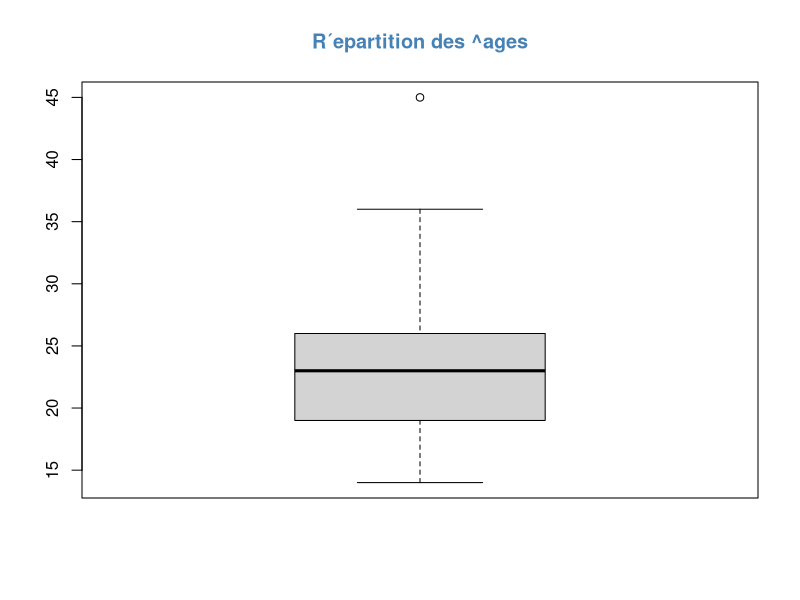
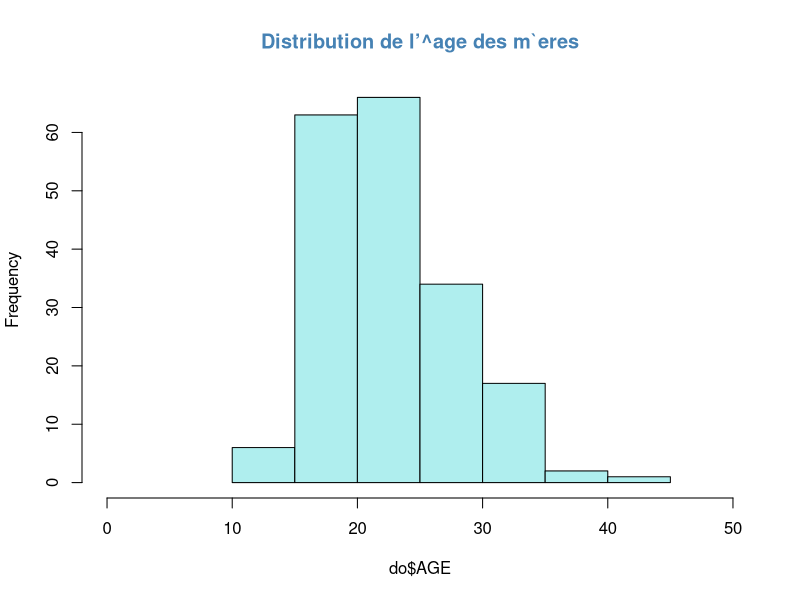
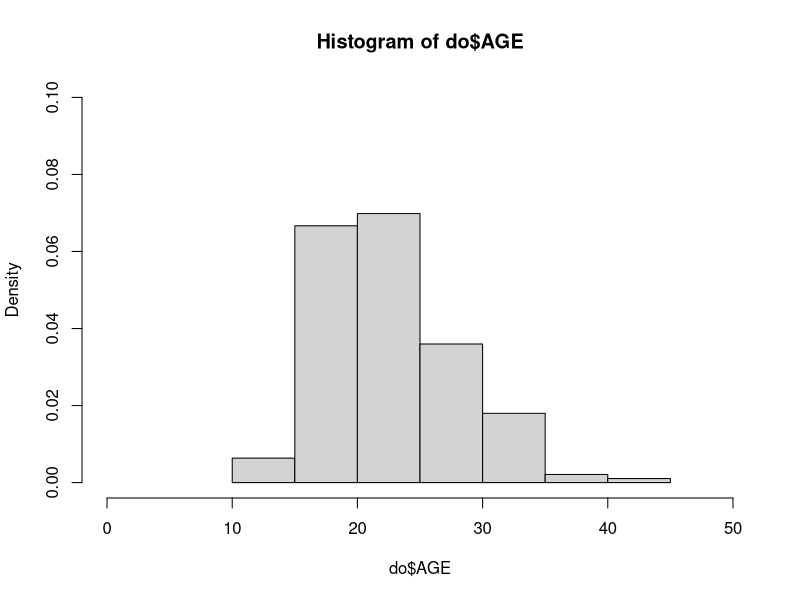
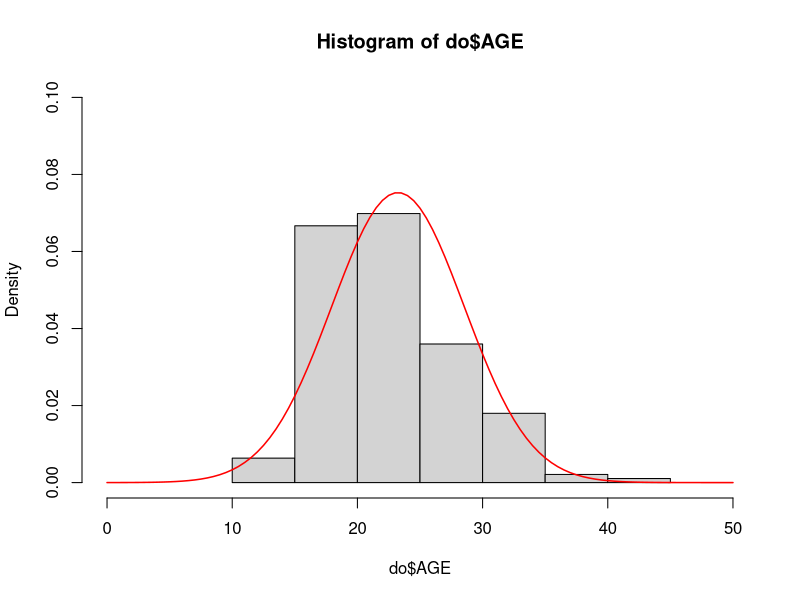
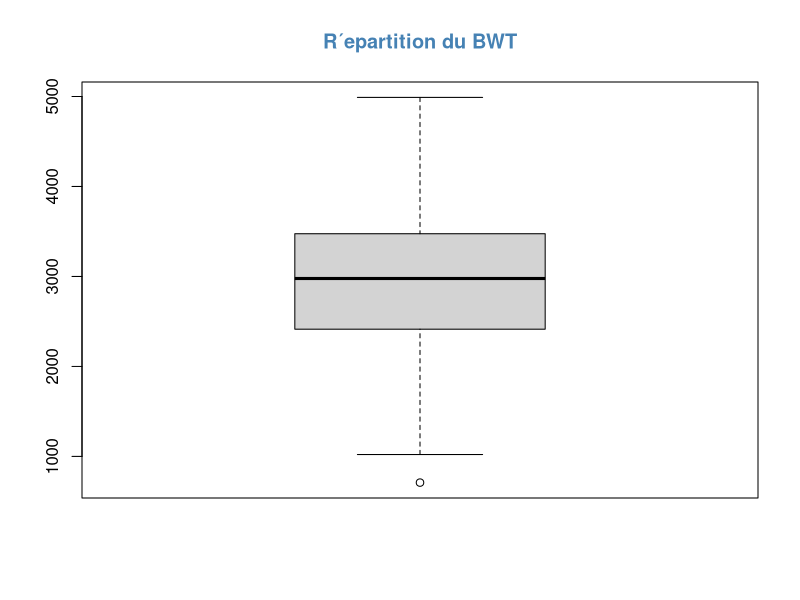
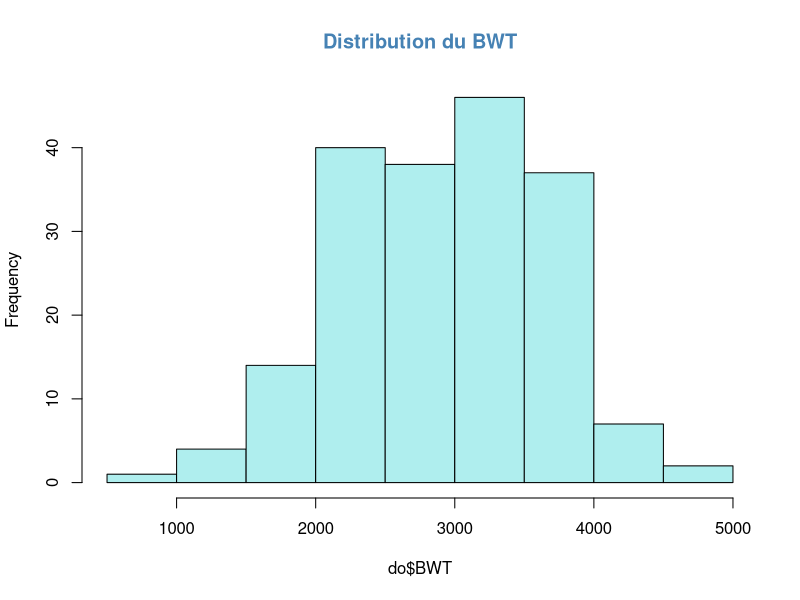
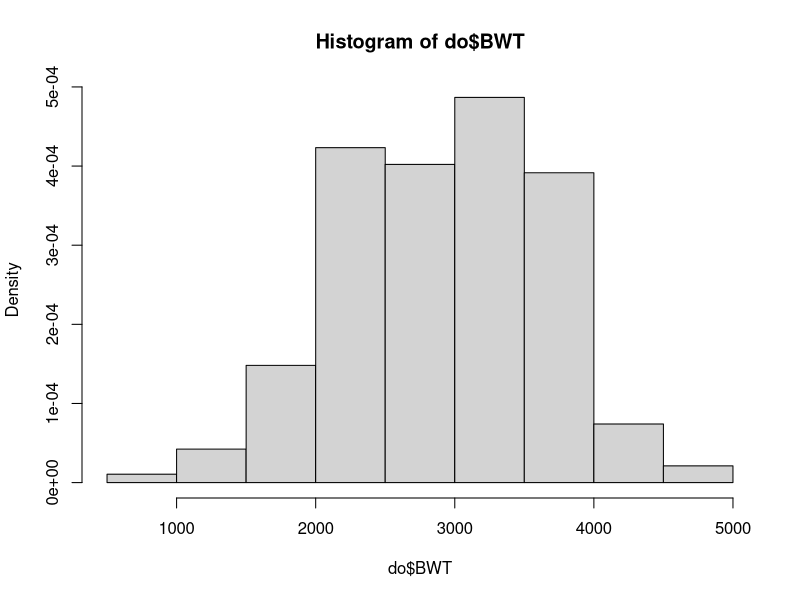
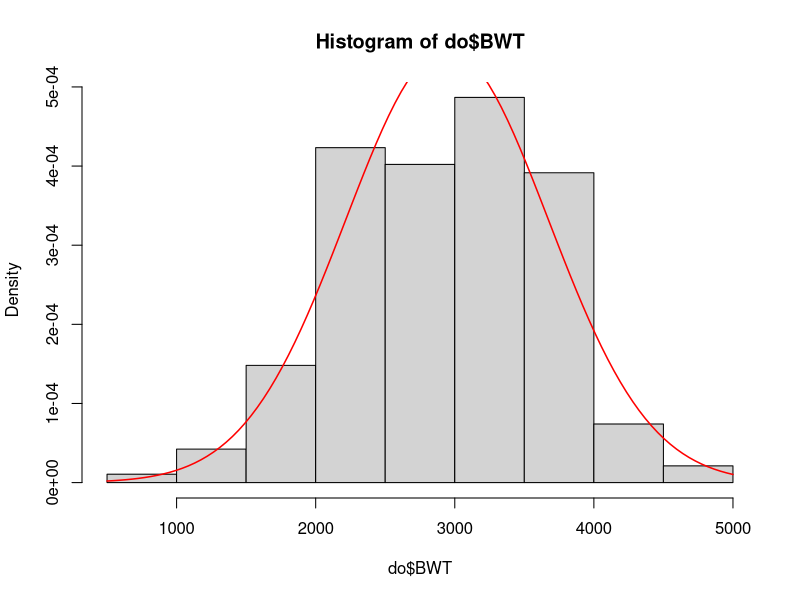

Generate these figures, in order, with R:
## ---- chunk 1
do <- read.table("../naissances.txt", header = TRUE)
head(do)
## ---- chunk 2
do$AGE
## ---- chunk 3
mean(do$AGE)
var(do$AGE)
sd(do$AGE)
median(do$AGE)
quantile(do$AGE)
min(do$AGE)
max(do$AGE)

## ---- chunk 4
boxplot(do$AGE, main = "R´epartition des ^ages", col.main = "steelblue")
## ---- chunk 5
hist(do$AGE, main = "Distribution de l’^age des m`eres", col.main = "steelblue", col = "paleturquoise", xlim = c(0, 50))
## ---- chunk 6
hist(do$AGE, prob = TRUE, xlim = c(0, 50), ylim = c(0, 0.1))
## ---- chunk 7
hist(do$AGE, prob = TRUE, xlim = c(0, 50), ylim = c(0, 0.1))
curve(dnorm(x, mean = mean(do$AGE), sd = sd(do$AGE)),
      add = TRUE, lwd = 1.5, col = "red")
## ---- chunk 8
t <- (mean(do$AGE) - 25) / (sd(do$AGE) / sqrt(length(do$AGE)))
t
pvalue <- 2 * (1 - pt(abs(t), df = length(do$AGE) - 1))
pvalue
## ---- chunk 9
t.test(do$AGE, mu = 25)
## ---- chunk 10
sd(do$AGE)
sd(do$AGE) / mean(do$AGE)
## ---- chunk 11
do$BWT
## ---- chunk 12
mean(do$BWT)
var(do$BWT)
sd(do$BWT)
median(do$BWT)
quantile(do$BWT)
min(do$BWT)
max(do$BWT)

## ---- chunk 13
boxplot(do$BWT, main = "R´epartition du BWT", col.main = "steelblue")
## ---- chunk 14
hist(do$BWT, main = "Distribution du BWT", col.main = "steelblue", col = "paleturquoise")
## ---- chunk 15
hist(do$BWT, prob = TRUE)
## ---- chunk 16
hist(do$BWT, prob = TRUE)
curve(dnorm(x, mean = mean(do$BWT), sd = sd(do$BWT)),
      add = TRUE, lwd = 1.5, col = "red")
## ---- chunk 17
t <- (mean(do$BWT) - 3500) / (sd(do$BWT) / sqrt(length(do$BWT)))
t
w <- 2 * (1 - pt(abs(t), df = length(do$BWT) - 1))
w
## ---- chunk 18
t.test(do$BWT, mu = 3500)
## ---- chunk 19
sd(do$BWT)
sd(do$BWT) / mean(do$BWT)
